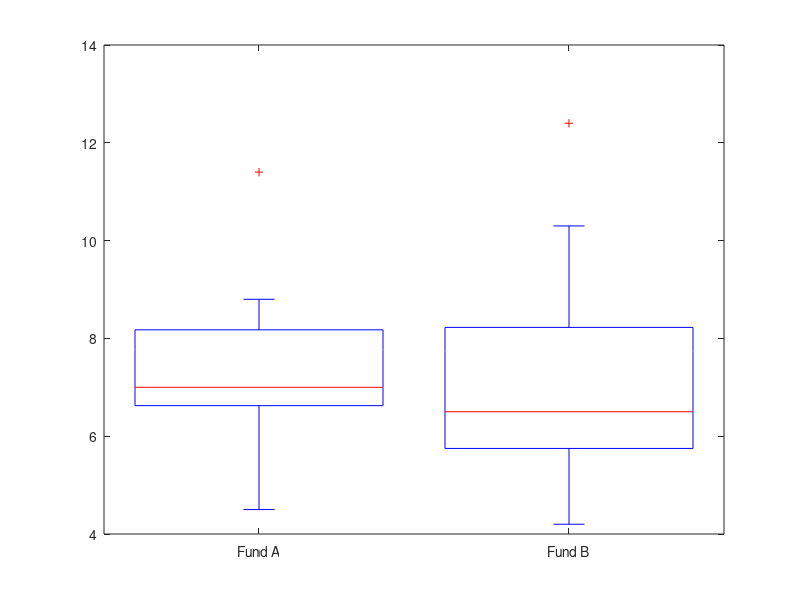

This chart was generated by the following MATLAB code:
funda = [6.8;6.6;8.3;7.2;5.8;6.7;8.8;4.5;7.8;11.4];
fundb = [5.7;5.9;7.4;8.5;6.2;6.8;12.4;5.1;4.2;10.3];
disp("Average Annual Return");
mean(funda)
mean(fundb)

disp("Variance of each funds returns");
var(funda, 1)
var(fundb, 1)

figure(1);
boxplot([funda, fundb], 'Labels',{'Fund A', 'Fund B'});
